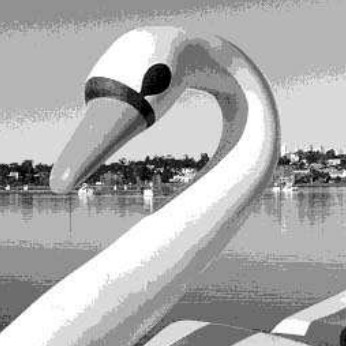
#> input picture src/assets/pato_livro_butterworth.jpg, 346 x 346 px, found by its file name
$ python filtro_passa_butterworth.py
#> lines starting #> are read from the running program, lines starting #| are printed output that depends on the picture
### src/filtros/utils.py
import numpy as np
from numpy.lib.stride_tricks import as_strided
from numpy.fft import fft2, fftshift, ifft2, ifftshift


# [64 lines left out: functions janela_deslizante, vizinhos_celula, not called in this run]


def aplicar_filtro_Fimagem(image: np.ndarray, H: np.ndarray) -> np.ndarray:
    """
    Aplica um filtro no domínio de Fourier a uma imagem.

    Args:
        img (numpy.ndarray): A imagem de entrada (escala de cinza).
        H (numpy.ndarray): O filtro no domínio de frequência.

    Returns:
        numpy.ndarray: A imagem filtrada.

    Notes:
        Esta função aplica um filtro no domínio de Fourier à imagem de entrada.
        Primeiro, ela centraliza a imagem no domínio da frequência. Em seguida, aplica
        a Transformada de Fourier à imagem para converter a imagem para o domínio da frequência.
        Depois, multiplica a imagem no domínio da frequência pelo filtro especificado (H).
        Por fim, a função realiza a Transformada Inversa de Fourier para obter a imagem
        filtrada no domínio espacial.

    Args:
        img (numpy.ndarray): A imagem de entrada em escala de cinza.
        H (numpy.ndarray): O filtro no domínio de frequência a ser aplicado.

    Returns:
        numpy.ndarray: A imagem filtrada no domínio espacial.

    """
    # Aplica a Transformada de Fourier à imagem
    img_fourier = fftshift(fft2(image))

    # Aplica o filtro no domínio de Fourier
    filtro_em_fourier = img_fourier * H

    # Realiza a Transformada Inversa de Fourier para obter a imagem filtrada
    imagem_filtrada = np.real(ifft2(ifftshift(filtro_em_fourier)))

    return imagem_filtrada


def distancia_dominio_frequencia(image: np.ndarray) -> np.ndarray:
    linha, coluna = image.shape
    indices_linhas = np.zeros((linha, coluna))
    indices_colunas = np.zeros((linha, coluna))

    if linha == coluna:
        for i in range(linha):
            for j in range(coluna):
                indices_linhas[i, j] = i
        indices_colunas = indices_linhas.T
    else:
        for i in range(linha):
            for j in range(coluna):
                indices_linhas[i, j] = i
                indices_colunas[i, j] = j

    D = np.zeros((linha, coluna))
    for i in range(linha):
        for j in range(coluna):
            D[i, j] = np.sqrt(pow((indices_linhas[i, j] - linha // 2),
                              2) + pow((indices_colunas[i, j] - coluna // 2), 2))

    return D

### src/filtros/filtro_passa_butterworth.py
from PIL import Image
import numpy as np
import matplotlib.pyplot as plt
from utils import aplicar_filtro_Fimagem, distancia_dominio_frequencia


def filtro_butterWorth(imagem: np.ndarray, D0: float, n: int, passa_baixa: bool = True) -> np.ndarray:
    """
    Cria um filtro Butterworth no domínio de frequência.

    Args:
        img (numpy.ndarray): A imagem de entrada.
        D0 (float): A frequência de corte do filtro Butterworth.
        n (int): A ordem do filtro Butterworth.
        lowpass (bool): Define se o filtro é passa-baixas (True) ou passa-altas (False).

    Returns:
        numpy.ndarray: O filtro Butterworth no domínio de frequência.

    Notes:
        Esta função cria um filtro Butterworth no domínio de frequência com base
        na frequência de corte D0, na ordem n e na opção de filtro passa-baixas ou passa-altas.
        O filtro é retornado como uma matriz que pode ser usada para filtrar a imagem.
    """
    D = distancia_dominio_frequencia(imagem)

    if passa_baixa:
        L = 1 / (1 + (D / D0) ** (2 * n))
        return L
    else:
        D = np.heaviside(D, 0.1) - np.sign(D) + D
        H = 1 / (1 + (D0 / D) ** (2 * n))
        return H


if __name__ == "__main__":
    imagem = Image.open("src/assets/pato_livro_butterworth.jpg").convert("L")
    imagem_array = np.array(imagem)

    frequencias = [5, 15, 30, 80]
    ordens = [1, 2, 3]

    plt.figure(figsize=(len(ordens)*3, len(frequencias)*3))
    plt.suptitle(
        "Imagens filtradas com diferentes frequências de corte e ordens")

    for row, D0 in enumerate(frequencias):
        for col, n in enumerate(ordens):
            plt.subplot(len(frequencias),
                        len(ordens),
                        row*len(ordens)+col+1)
            plt.title(f'D0={D0},n={n}')
            plt.axis('off')
            bw_filtro = filtro_butterWorth(imagem_array, D0, n, False)
            bwf_imagem = aplicar_filtro_Fimagem(imagem_array, bw_filtro)
            plt.imshow(bwf_imagem, cmap='gray')
#> this loop made 4 passes
#> pass 1, in filtro_butterWorth, `D = distancia_dominio_frequencia(imagem)`:
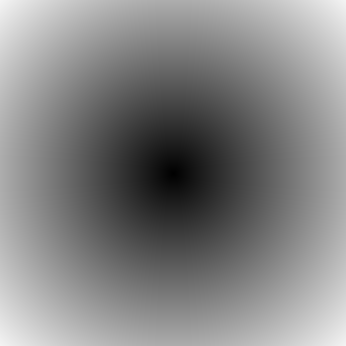
#> D: shape (346, 346) float64; min 0, max 244.7, mean 132.4
#> pass 1, in filtro_butterWorth, `H = 1 / (1 + (D0 / D) ** (2 * n))`:
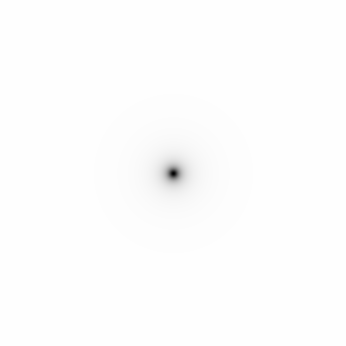
#> H: shape (346, 346) float64; min 0.0004, max 1, mean 0.995
#> pass 1, in aplicar_filtro_Fimagem, `imagem_filtrada = np.real(ifft2(ifftshift(filtro_em_fourier)))`:
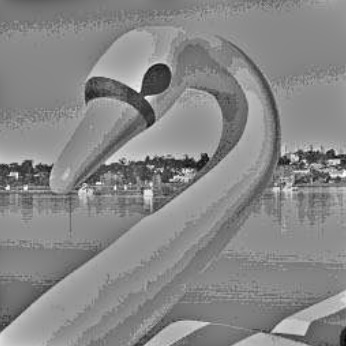
#> imagem_filtrada: shape (346, 346) float64; min -155.6, max 136.7, mean 0.1; drawn with min black and max white

    plt.show()
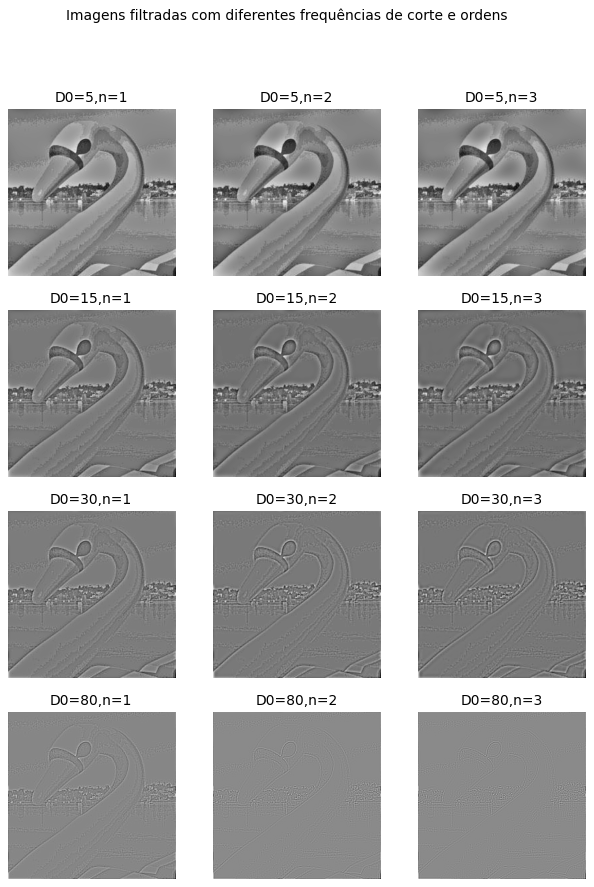
#> figure drawn by matplotlib, 12 panels

$ run again, with src/assets/cidade.jpg copied over src/assets/pato_livro_butterworth.jpg
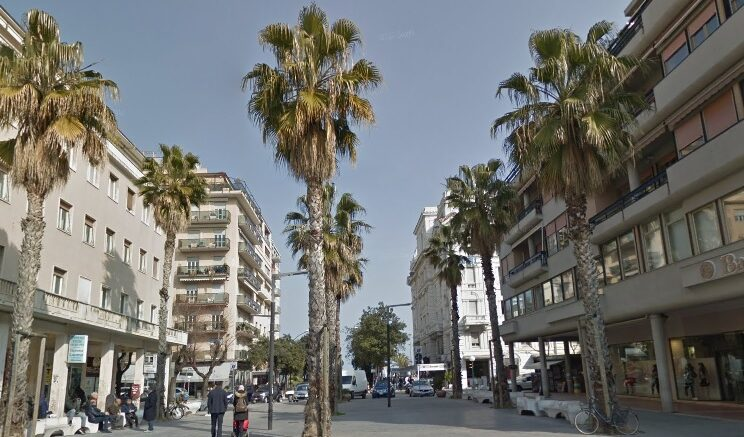
#> input picture src/assets/cidade.jpg, 744 x 437 px, found by its file name
#> the loop `for row, D0 in enumerate(frequencias):` made 4 passes
#> pass 1, in filtro_butterWorth, `D = distancia_dominio_frequencia(imagem)`:
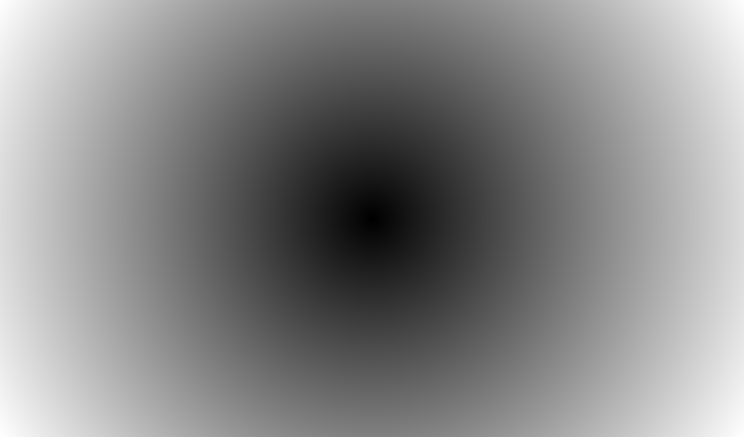
#> D: shape (437, 744) float64; min 0, max 431.2, mean 230.6; drawn with min black and max white
#> pass 1, in aplicar_filtro_Fimagem, `imagem_filtrada = np.real(ifft2(ifftshift(filtro_em_fourier)))`:
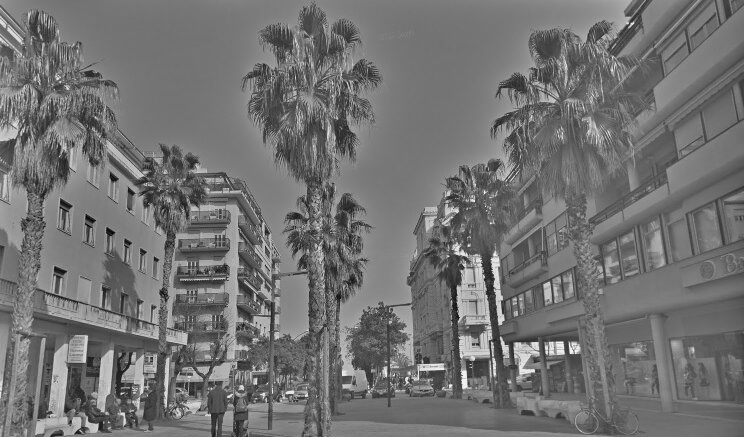
#> imagem_filtrada: shape (437, 744) float64; min -143.1, max 175.7, mean 0; drawn with min black and max white
